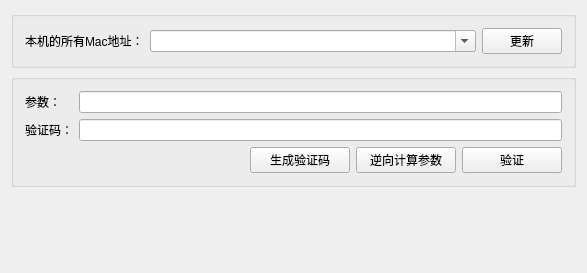
<?xml version="1.0" encoding="UTF-8"?>
<ui version="4.0">
 <class>MainWidget</class>
 <widget class="QWidget" name="MainWidget">
  <property name="geometry">
   <rect>
    <x>0</x>
    <y>0</y>
    <width>587</width>
    <height>273</height>
   </rect>
  </property>
  <property name="windowTitle">
   <string>MainWidget</string>
  </property>
  <layout class="QVBoxLayout" name="verticalLayout_2">
   <item>
    <widget class="QGroupBox" name="group_tool">
     <property name="title">
      <string/>
     </property>
     <layout class="QHBoxLayout" name="horizontalLayout">
      <item>
       <widget class="QLabel" name="lbl_allMacs">
        <property name="text">
         <string>本机的所有Mac地址：</string>
        </property>
       </widget>
      </item>
      <item>
       <widget class="QComboBox" name="comb_allMacs">
        <property name="sizePolicy">
         <sizepolicy hsizetype="Expanding" vsizetype="Fixed">
          <horstretch>0</horstretch>
          <verstretch>0</verstretch>
         </sizepolicy>
        </property>
        <property name="editable">
         <bool>true</bool>
        </property>
       </widget>
      </item>
      <item>
       <widget class="QPushButton" name="btn_updateAllMacs">
        <property name="text">
         <string>更新</string>
        </property>
       </widget>
      </item>
     </layout>
    </widget>
   </item>
   <item>
    <widget class="QGroupBox" name="group_license">
     <property name="title">
      <string/>
     </property>
     <layout class="QVBoxLayout" name="verticalLayout">
      <item>
       <layout class="QGridLayout" name="gridLayout">
        <item row="0" column="0">
         <widget class="QLabel" name="lbl_param">
          <property name="text">
           <string>参数：</string>
          </property>
         </widget>
        </item>
        <item row="0" column="1">
         <widget class="QLineEdit" name="edit_param"/>
        </item>
        <item row="1" column="0">
         <widget class="QLabel" name="lbl_code">
          <property name="text">
           <string>验证码：</string>
          </property>
         </widget>
        </item>
        <item row="1" column="1">
         <widget class="QLineEdit" name="edit_code"/>
        </item>
       </layout>
      </item>
      <item>
       <layout class="QHBoxLayout" name="horizontalLayout_2">
        <item>
         <spacer name="horizontalSpacer">
          <property name="orientation">
           <enum>Qt::Horizontal</enum>
          </property>
          <property name="sizeHint" stdset="0">
           <size>
            <width>40</width>
            <height>20</height>
           </size>
          </property>
         </spacer>
        </item>
        <item>
         <widget class="QPushButton" name="btn_calcCode">
          <property name="minimumSize">
           <size>
            <width>100</width>
            <height>0</height>
           </size>
          </property>
          <property name="text">
           <string>生成验证码</string>
          </property>
         </widget>
        </item>
        <item>
         <widget class="QPushButton" name="btn_calcParam">
          <property name="minimumSize">
           <size>
            <width>100</width>
            <height>0</height>
           </size>
          </property>
          <property name="text">
           <string>逆向计算参数</string>
          </property>
         </widget>
        </item>
        <item>
         <widget class="QPushButton" name="btn_check">
          <property name="minimumSize">
           <size>
            <width>100</width>
            <height>0</height>
           </size>
          </property>
          <property name="text">
           <string>验证</string>
          </property>
         </widget>
        </item>
       </layout>
      </item>
     </layout>
    </widget>
   </item>
   <item>
    <spacer name="verticalSpacer">
     <property name="orientation">
      <enum>Qt::Vertical</enum>
     </property>
     <property name="sizeHint" stdset="0">
      <size>
       <width>20</width>
       <height>98</height>
      </size>
     </property>
    </spacer>
   </item>
  </layout>
 </widget>
 <layoutdefault spacing="6" margin="11"/>
 <resources/>
 <connections/>
</ui>
